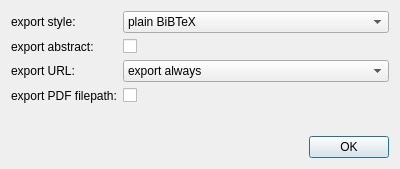
<?xml version="1.0" encoding="UTF-8"?>
<ui version="4.0">
 <class>BibTeXExportDialog</class>
 <widget class="QDialog" name="BibTeXExportDialog">
  <property name="geometry">
   <rect>
    <x>0</x>
    <y>0</y>
    <width>400</width>
    <height>169</height>
   </rect>
  </property>
  <property name="windowTitle">
   <string>BibTeX export settings</string>
  </property>
  <property name="windowIcon">
   <iconset resource="latextools.qrc">
    <normaloff>:/latextools/bibtexexporter.png</normaloff>:/latextools/bibtexexporter.png</iconset>
  </property>
  <layout class="QFormLayout" name="formLayout">
   <property name="fieldGrowthPolicy">
    <enum>QFormLayout::AllNonFixedFieldsGrow</enum>
   </property>
   <item row="5" column="0" colspan="2">
    <widget class="QDialogButtonBox" name="buttonBox">
     <property name="orientation">
      <enum>Qt::Horizontal</enum>
     </property>
     <property name="standardButtons">
      <set>QDialogButtonBox::Ok</set>
     </property>
    </widget>
   </item>
   <item row="1" column="0">
    <widget class="QLabel" name="label">
     <property name="text">
      <string>export abstract:</string>
     </property>
    </widget>
   </item>
   <item row="1" column="1">
    <widget class="QCheckBox" name="chkExportAbstract">
     <property name="text">
      <string/>
     </property>
    </widget>
   </item>
   <item row="4" column="0" colspan="2">
    <spacer name="verticalSpacer">
     <property name="orientation">
      <enum>Qt::Vertical</enum>
     </property>
     <property name="sizeHint" stdset="0">
      <size>
       <width>373</width>
       <height>250</height>
      </size>
     </property>
    </spacer>
   </item>
   <item row="2" column="0">
    <widget class="QLabel" name="label_2">
     <property name="text">
      <string>export URL:</string>
     </property>
    </widget>
   </item>
   <item row="2" column="1">
    <widget class="QComboBox" name="cmbURL">
     <item>
      <property name="text">
       <string>export always</string>
      </property>
     </item>
     <item>
      <property name="text">
       <string>export if no doi/pmid/ArxivID/...</string>
      </property>
     </item>
     <item>
      <property name="text">
       <string>export never</string>
      </property>
     </item>
    </widget>
   </item>
   <item row="0" column="0">
    <widget class="QLabel" name="label_3">
     <property name="text">
      <string>export style:</string>
     </property>
    </widget>
   </item>
   <item row="0" column="1">
    <widget class="QComboBox" name="cmbStyle">
     <item>
      <property name="text">
       <string>plain BiBTeX</string>
      </property>
     </item>
     <item>
      <property name="text">
       <string>BiBLaTeX/biber</string>
      </property>
     </item>
     <item>
      <property name="text">
       <string>jurabib</string>
      </property>
     </item>
    </widget>
   </item>
   <item row="3" column="0">
    <widget class="QLabel" name="label_4">
     <property name="text">
      <string>export PDF filepath:</string>
     </property>
    </widget>
   </item>
   <item row="3" column="1">
    <widget class="QCheckBox" name="chkExportPDF">
     <property name="text">
      <string/>
     </property>
    </widget>
   </item>
  </layout>
 </widget>
 <resources>
  <include location="latextools.qrc"/>
 </resources>
 <connections>
  <connection>
   <sender>buttonBox</sender>
   <signal>accepted()</signal>
   <receiver>BibTeXExportDialog</receiver>
   <slot>accept()</slot>
   <hints>
    <hint type="sourcelabel">
     <x>248</x>
     <y>254</y>
    </hint>
    <hint type="destinationlabel">
     <x>157</x>
     <y>274</y>
    </hint>
   </hints>
  </connection>
  <connection>
   <sender>buttonBox</sender>
   <signal>rejected()</signal>
   <receiver>BibTeXExportDialog</receiver>
   <slot>reject()</slot>
   <hints>
    <hint type="sourcelabel">
     <x>316</x>
     <y>260</y>
    </hint>
    <hint type="destinationlabel">
     <x>286</x>
     <y>274</y>
    </hint>
   </hints>
  </connection>
 </connections>
</ui>
